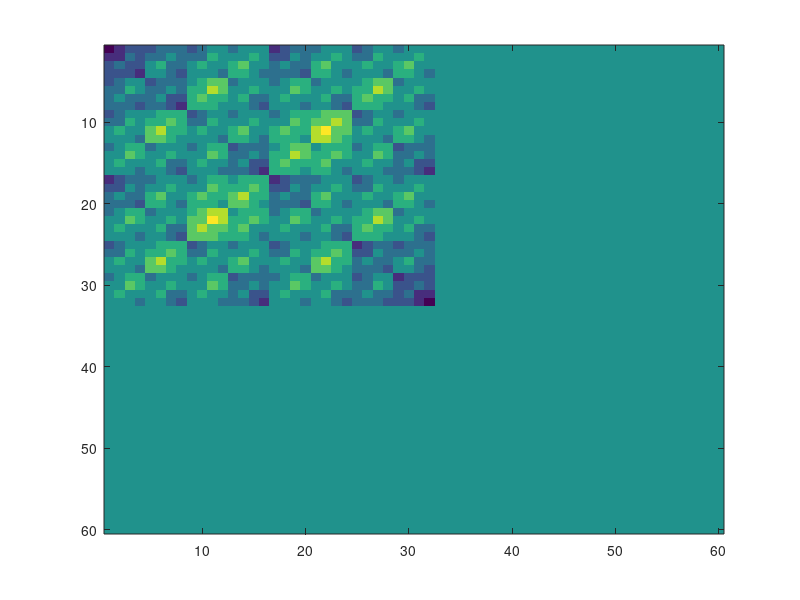

The MATLAB source for this figure: (Note: this script raises an error after producing the figure.)
K=0.44;
ss=[-1 1]
mmax=30;

corrf=1;
err=1;
ra=1;

    opts.disp = 0;   % disable diagnostic information in eigs
    opts.issym = 1;
    opts.real = 1;
%     [Psi Energy] = eigs(H_super,1,'SA', opts);


oddfirst=reshape(reshape(1:8,2,4)',1,[]);
[msh1p msh1 msh2p msh2]=ndgrid(ss,ss,ss,ss);
logW=-0.5*K*(msh1.*msh2+msh1p.*msh2p+msh1.*msh1p+msh2.*msh2p);
% W=exp(-0.5*K*(msh1.*msh2+msh1p.*msh2p+msh1.*msh1p+msh2.*msh2p));
% W=exp(logW);
% oper=@times;%     corrf_pre=mean(squeeze(phi).*squeeze(psi),3);
%     corrf=mean(corrf_pre(:));

W=logW;
oper=@plus;
T_ml=W;
figure(2)
fi=imagesc(zeros(2*mmax,2*mmax));
corrs=[];
% for i=1:1024;
% Ts=0.5:0.1:3;
Ks=0.4:0.01:0.5;
% Ts=1./Ks;
Ks=0.804;
for K=Ks;
T=1/K;
err=1;
logW=-0.5*K*(msh1.*msh2+msh1p.*msh2p+msh1.*msh1p+msh2.*msh2p);
W=logW;
T_ml=W;
    while abs(err)>1e-15 | 2*m<mmax;
    m=size(T_ml,1);
    if 4*m<=2*mmax
        % tp=bsxfun(@times,T_ml,shiftdim(W,-2));
        tp=bsxfun(oper,T_ml,shiftdim(W,-2));
        tp=permute(tp,[1 3 2 4 5 6]);
        T_mplr=reshape(tp,2*m,2*m,2,2);
        T_mprr=T_mplr;
        % T_mr=reshape(tp,4*m,4*m,2,2);
    else
    %% calculate T_2m
    %     tp=bsxfun(oper,bsxfun(oper,T_ml,shiftdim(W,-2)),permute(T_ml,[5:8 flip(1:4)]));
    %     tp=T_ml+shiftdim(W,-2)+permute(T_ml,[5:8 3 4 1 2]);
    %     figure(3)
        tp=T_ml+shiftdim(T_ml,-4)+permute(W,[5 6 1 2 7 8 3 4]);
    %     tp=T_ml+shiftdim(T_mr,-4)+permute(W,[5 6 1 2 7 8 3 4]);
        ptp=permute(tp,oddfirst);
    %     aptp=square(ptp); 
    %     sum(sum(aptp-aptp'))
    %     sptp=0.5*(ptp+permute(ptp,[5 6 7 8 1 2 3 4]));
    %     T_2m=reshape(sptp,sqrt(numel(tp)),[]);
    T_2m=square(ptp);
    %     figure(3)
    %     imagesc(T_2m)
        [Vr,D,Vl]=eigs((T_2m),1,'LA',opts);
    
    %     [Vr,D,Vl]=eig(T_2m);
        d=diag(D);
    %     id=1;
        Vl=Vr;
        [~,id]=min(real([d(1) d(end)]));
    %     phi=reshape()
    %     Vl=fliplr(Vl);
    %     Vr=shiftdim(fliplr(Vr),-1);
        phi=reshape(Vl(:,id)',2*m,1,2*m);
        psi=reshape(Vr(:,id),1,2*m,2*m);
        p=squeeze(phi).*squeeze(psi);
        corrf_pre=reshape(p,[m,2,m,2]).*(ss.*shiftdim(ss,-2));....*shiftdim(ss,-2);
%         corrf_pre=mean(squeeze(phi).*squeeze(psi),3);
%         corrf=2*K*sum(corrf_pre(:));
        corrf=sum(corrf_pre(:));
    %     psi=reshape(permute(psi,[1,2,4,3]),1,2*m,[]);

        D=rot90(D,2);
        rhoL=squeeze(sum(sum(phi+ psi,3),4));
    %     rhoR=squeeze(sum(sum(permute(phi,[3 1 2 4])+psi,2),4));
    %     imagesc(rhoL)
    %     imagesc(rhoR)
        %%

%         [V S] = eigs(rhoL,mmax,'LA');
%         ra=sum(diag(S))/trace(abs(rhoL));
% %         [D Index] = sort(diag(D), 'descend');  % sort eigenvalues descending
% %         V = V(:,Index);   
%         Ol=reshape(V',[mmax m 2]);
%         Ql=shiftdim(reshape(V,[m 2 mmax]),-3);

    %     [T,S,U]=svd(rhoL);
%         [T,S,U]=svds(rhoL,mmax);
%         Ol=reshape(T(:,1:mmax)',[mmax,m,2]);
%         Ql=shiftdim(reshape(U(:,1:mmax),[m 2 mmax]),-3);
    %     
    %     s=diag(S);
    % %     s(1:5)
    % %     ra=sum(s(1:mmax))/sum(s);
    %     
%         T_mlo=shiftdim(permute(T_ml,[1 3 2 4]),-1);
    %     a=T_ml+shiftdim(W,-2);
    %     b=shiftdim(reshape(permute(a,[1 3 2 4 5 6]),2*m,2*m,1,2,2),-1);
    %     T_mpl=squeeze(sum(sum(V'+b+shiftdim(V,-2),2),3));
    %     T_mpl=0.5*(T_mpl+permute(T_mpl,[2 1 4 3]));
    %     
%     Tst=sum(reshape(Ol+T_mlo+Ql,mmax,[],mmax),2);

if strcmp(opt.decomp,'svd');
        %%rho=U*D*D*U';
%         [U,S,T]=svds(squeeze(psi),mmax);
%         imagesc(T'*S.^2*T);
%         imagesc(rhoL)
        [T,S,U]=svds(rhoL,mmax);
        Ol=reshape(T(:,1:mmax)',[mmax,m,2]);
        Ql=shiftdim(reshape(U(:,1:mmax),[m 2 mmax]),-3);
        ra=sum(diag(S))/trace(abs(rhoL));
elseif strcmp(opt.decomp,'eig');
        [V S] = eigs(rhoL,mmax,'LA');
        pV=pinv(V);
        ra=sum(diag(S))/trace(abs(rhoL));
%         [D Index] = sort(diag(D), 'descend');  % sort eigenvalues descending
%         V = V(:,Index);   
        Ol=reshape(pV,[mmax m 2]);
        Ql=shiftdim(reshape(V,[m 2 mmax]),-3);
end
    T_mlo=shiftdim(permute(T_ml,[1 3 2 4]),-1);
    T_mpl=Ol + T_mlo +Ql + permute((W),[5,6,1,7,2,8,3,4]);
    T_mpl=squeeze(sum(reshape(T_mpl,mmax,[],mmax,2,2),2));
%     T_mpl=reshape(permute(T_mpl,[1 6 7 8 2 3 4 5]),mmax,mmax,2,2,[] );
%     T_mpl=squeeze(sum(T_mpl,5)); 
%     T_mplv=permute(T_mpl,[1 3 2 4]);
        T_mpl=0.5*(T_mpl+permute(T_mpl,[2 1 4 3]));
        T_mplr=T_mpl-mean(T_mpl(:));
%         T_mplr=T_mpl;
        
    %     %     T_mpl=squeeze(sum(reshape(T_mpl,mmax,[],mmax,2,2),2));
        %%
%         [T,S,U]=svd(rhoR);
    % %     [T,S,U]=svds(rhoL,mmax);
    %     Or=reshape(T(:,1:mmax)',[mmax,m,2]);
    %     Qr=shiftdim(reshape(U(:,1:mmax),[m 2 mmax]),-3);
    %     
    %     s=diag(S);
    % %     s(1:5)
    % %     ra=sum(s(1:mmax))/sum(s);
    %     
    %     T_mro=shiftdim(permute(T_mr,[1 3 2 4]),-1);
    % %     Tst=Or+T_mro+Qr;
    %     T_mpr=Or + T_mro +Qr + permute((W),[5,6,1,7,2,8,3,4]);
    %     T_mpr=squeeze(sum(reshape(T_mpr,mmax,[],mmax,2,2),2));

        %%
    %     T_mpl=(T_mpl+permute(T_mpl,[2 1 4 3]))/2;
%         T_mplr=(T_mpl)-mean(T_mpl(:));
% T_mplr=T_mpl;
    %     T_mprr=(T_mpr)-mean(T_mpr(:));

    end

    err=std(T_mplr(:))-std(T_ml(:));
    T_ml=T_mplr;
    T_mr=T_mprr;
    fprintf('error is %.4d ,corrf is %.4f, ratio is %.4f \n ',err,corrf,ra);    
    vsa=reshape(permute(T_ml,[1 3 2 4]),numel(T_ml)^0.5,[]);
    siz=size(vsa);
    vs=padarray(vsa,[2*mmax 2*mmax]-siz,0,'post');
    set(fi,'CData',real(vs));
    drawnow
    pause(0.5)
    end% T_ml=
    corrs=[corrs,corrf];
end
%%
imagesc(reshape(T_ml,numel(T_ml)^0.5,[]))
%%
imagesc(reshape(T_mpl,numel(T_ml)^0.5,[]))
